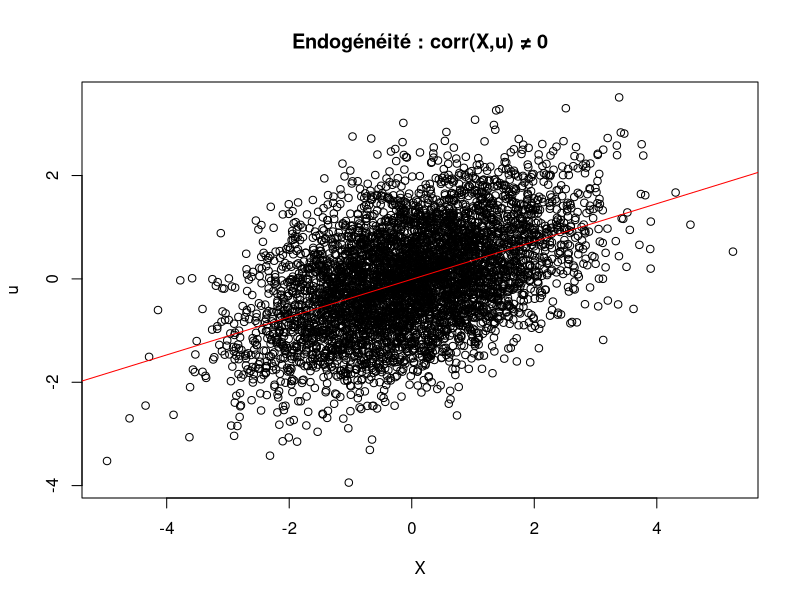
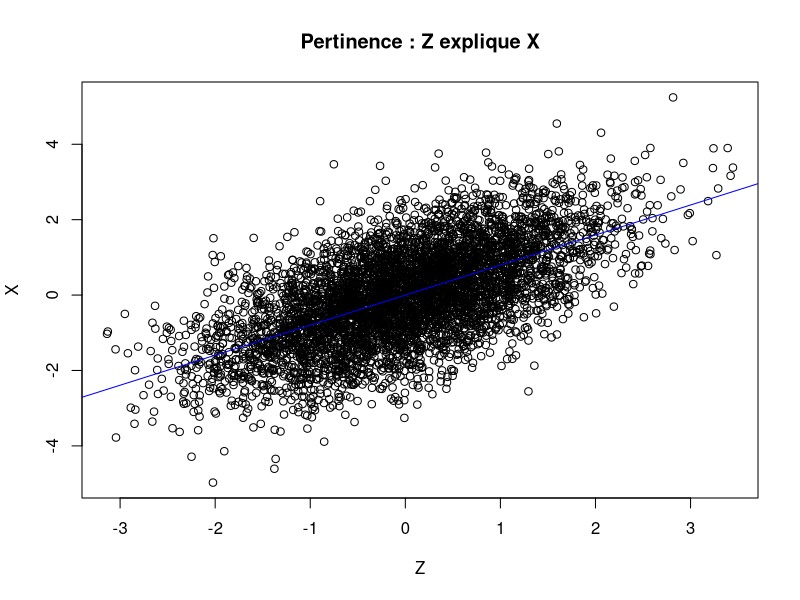
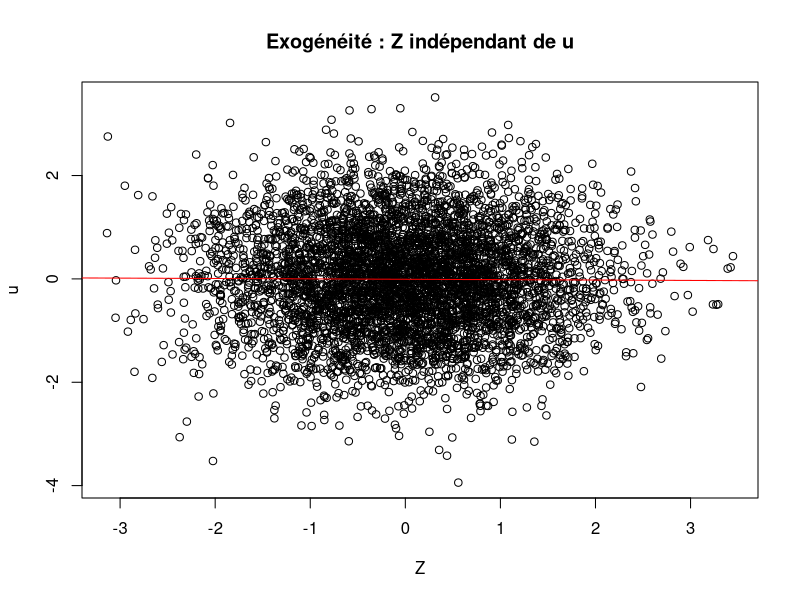
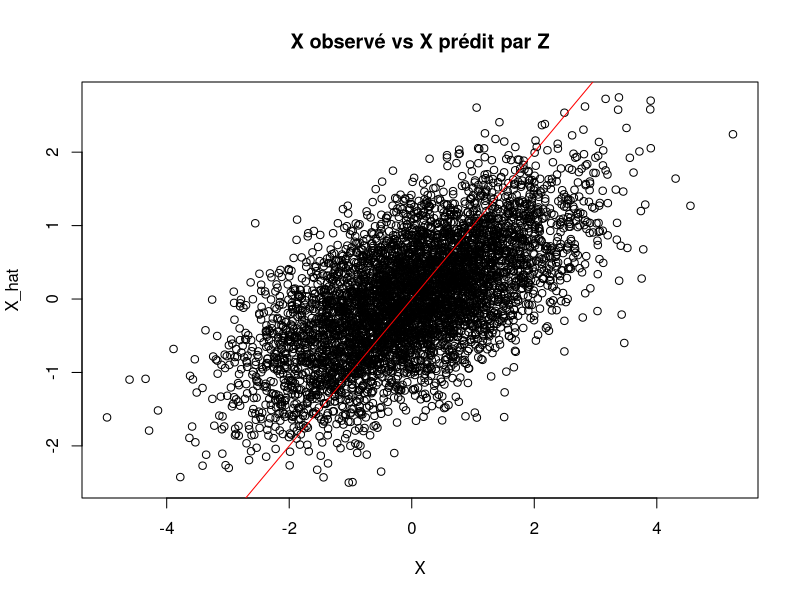
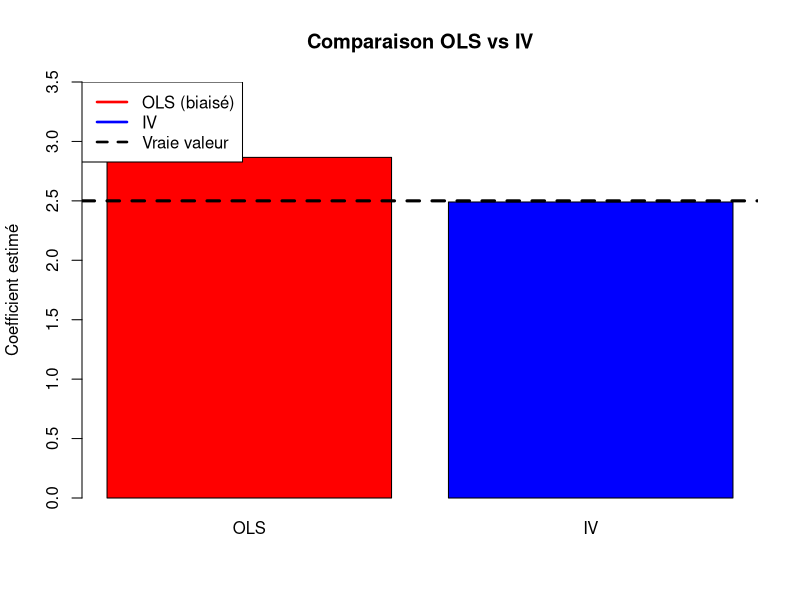
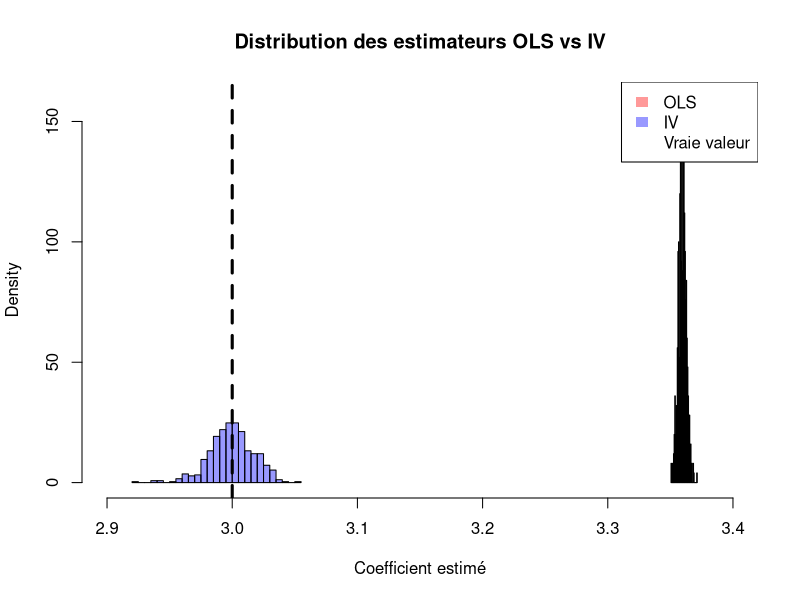
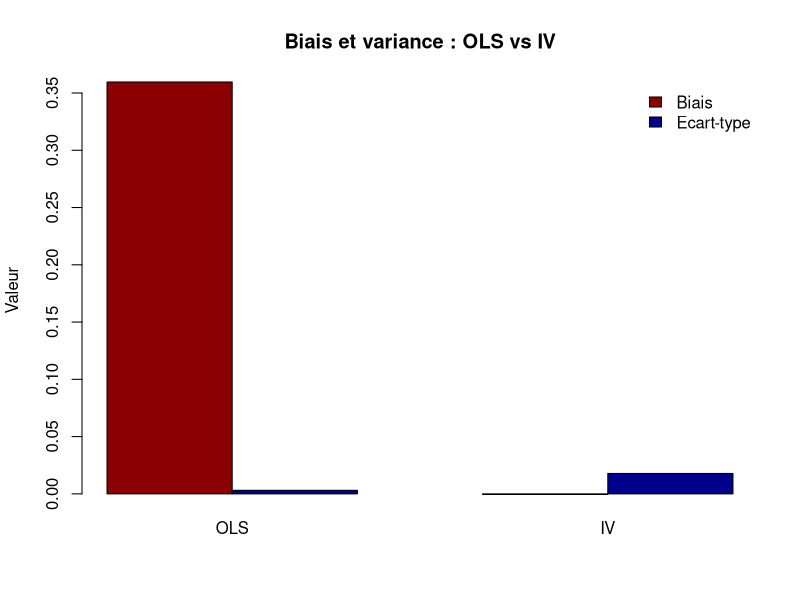

Source code (R) for these figures, in order:
library(AER)
library(MASS)

set.seed(123)
n <- 5000

# Instrument exogène
Z <- rnorm(n)

# Simule erreurs corrélées pour X et Y
Sigma <- matrix(c(1, 0.6, 0.6, 1), 2, 2)
err <- mvrnorm(n = n, mu = c(0,0), Sigma = Sigma)
u <- err[,1]   # erreur Y
v <- err[,2]   # erreur X

# Génération X dépendant de Z et de v (endogénéité via v)
X <- 0.8*Z + v

# Structure Y vraie
beta_true <- 2.5
Y <- beta_true*X + u



plot(X, u,
     main="Endogénéité : corr(X,u) ≠ 0",
     xlab="X", ylab="u")
abline(lm(u ~ X), col="red")
#E[Xu]=/0 donc endogénéité et exogénéité excluse


ols <- lm(Y ~ X)
summary(ols)


plot(Z, X,
     main="Pertinence : Z explique X",
     xlab="Z", ylab="X")
abline(lm(X ~ Z), col="blue")
#On voit que l'instrument permet d'expliquer la variable indépendante (qui je le rappelle est dépendante avec les erreurs u)

plot(Z, u,
     main="Exogénéité : Z indépendant de u",
     xlab="Z", ylab="u")
abline(lm(u ~ Z), col="red")
#Et que Z soit exogène avec u (sinon même problème qu'endogénéité de X avec u)

stage1 <- lm(X ~ Z)
summary(stage1)
X_hat <- fitted(stage1)
plot(X, X_hat,
     main="X observé vs X prédit par Z",
     xlab="X", ylab="X_hat")
abline(0,1,col="red")


stage2 <- lm(Y ~ X_hat)
summary(stage2)


ols <- lm(Y ~ X)
iv  <- ivreg(Y ~ X | Z)

coef_ols <- coef(ols)["X"]
coef_iv  <- coef(iv)["X"]

estimates <- c(coef_ols, coef_iv)
names(estimates) <- c("OLS", "IV")

barplot(estimates,
        ylim = c(0, max(estimates, 3.5)),
        col = c("red", "blue"),
        main = "Comparaison OLS vs IV",
        ylab = "Coefficient estimé")

abline(h = 2.5, lwd = 3, lty = 2)
legend("topleft",
       legend = c("OLS (biaisé)", "IV", "Vraie valeur"),
       col = c("red", "blue", "black"),
       lwd = 2.5,
       lty = c(1,1,2))


B <- 500
beta_ols <- numeric(B)
beta_iv  <- numeric(B)

for (b in 1:B) {
  u <- rnorm(n)
  Z <- rbinom(n, 1, 0.5)
  X <- 1.5*Z + 2*u + rnorm(n)
  Y <- 3*X + u
  
  beta_ols[b] <- coef(lm(Y ~ X))["X"]
  beta_iv[b]  <- coef(ivreg(Y ~ X | Z))["X"]
}


x_min <- 2.9
x_max <- 3.4

hist(beta_ols,
     breaks = 30,
     col = rgb(1,0,0,0.4),
     freq = FALSE,
     xlim = c(x_min, x_max),
     main = "Distribution des estimateurs OLS vs IV",
     xlab = "Coefficient estimé")

hist(beta_iv,
     breaks = 30,
     col = rgb(0,0,1,0.4),
     freq = FALSE,
     add = TRUE)

abline(v = 3, lwd = 3, lty = 2)

legend("topright",
       legend = c("OLS", "IV", "Vraie valeur"),
       fill = c(rgb(1,0,0,0.4), rgb(0,0,1,0.4), NA),
       border = NA)


bias_ols <- mean(beta_ols) - 3
bias_iv  <- mean(beta_iv)  - 3

sd_ols <- sd(beta_ols)
sd_iv  <- sd(beta_iv)

bias_var <- rbind(
  OLS = c(bias_ols, sd_ols),
  IV  = c(bias_iv,  sd_iv)
)

colnames(bias_var) <- c("Biais", "Ecart-type")

barplot(t(bias_var),
        beside = TRUE,
        col = c("darkred","darkblue"),
        main = "Biais et variance : OLS vs IV",
        ylab = "Valeur")

legend("topright",
       legend = c("Biais", "Ecart-type"),
       fill = c("darkred", "darkblue"),
       bty = "n")
